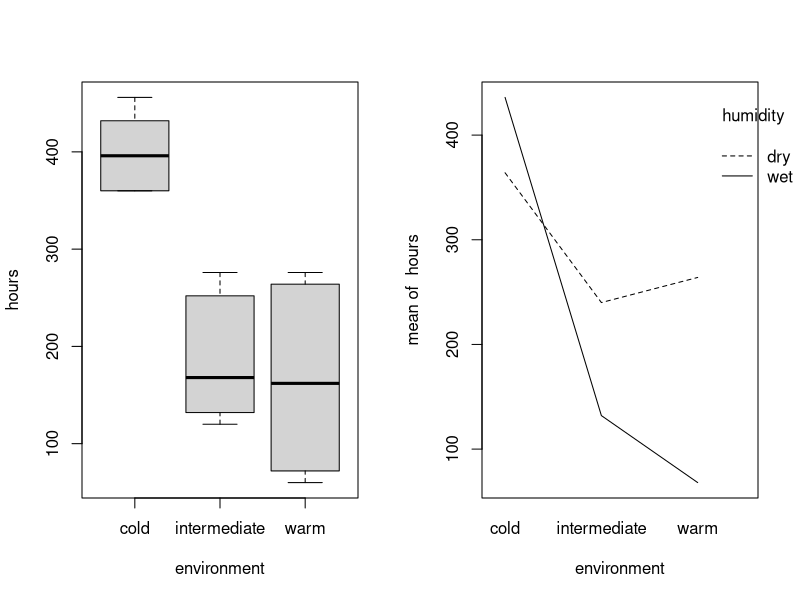
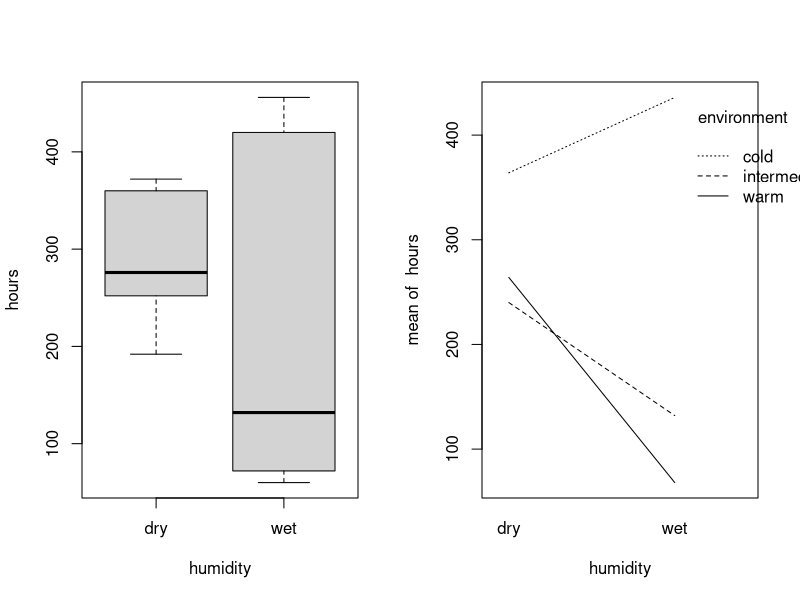
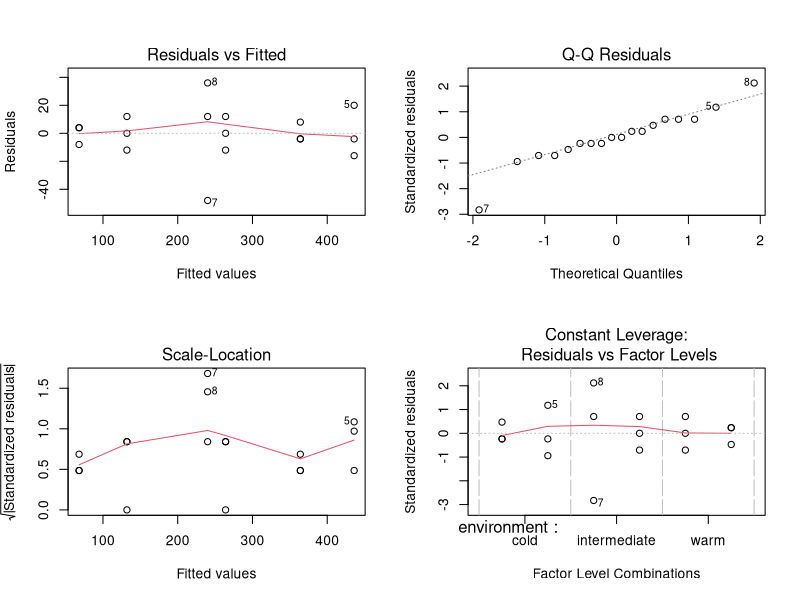
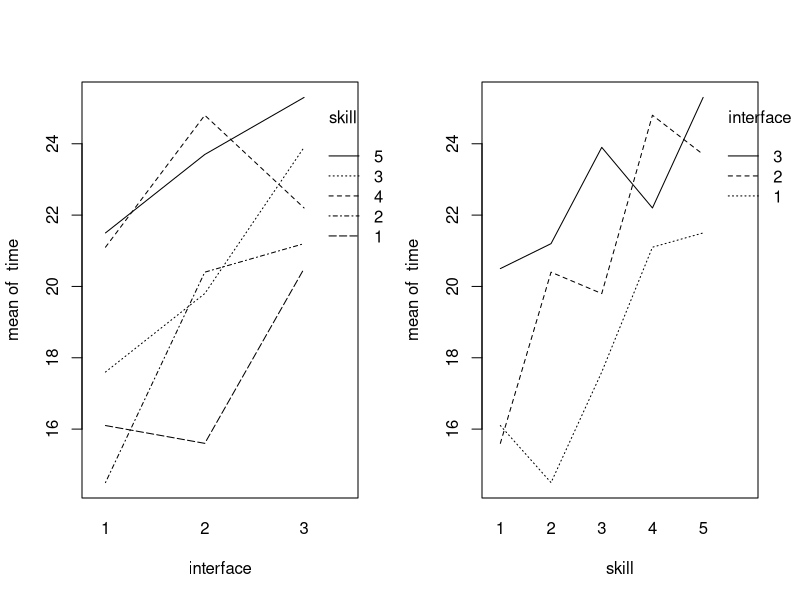
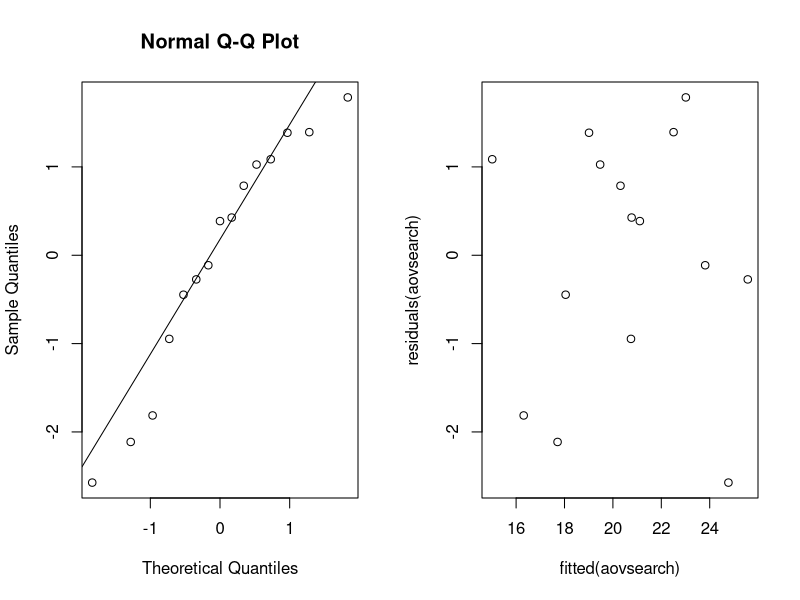
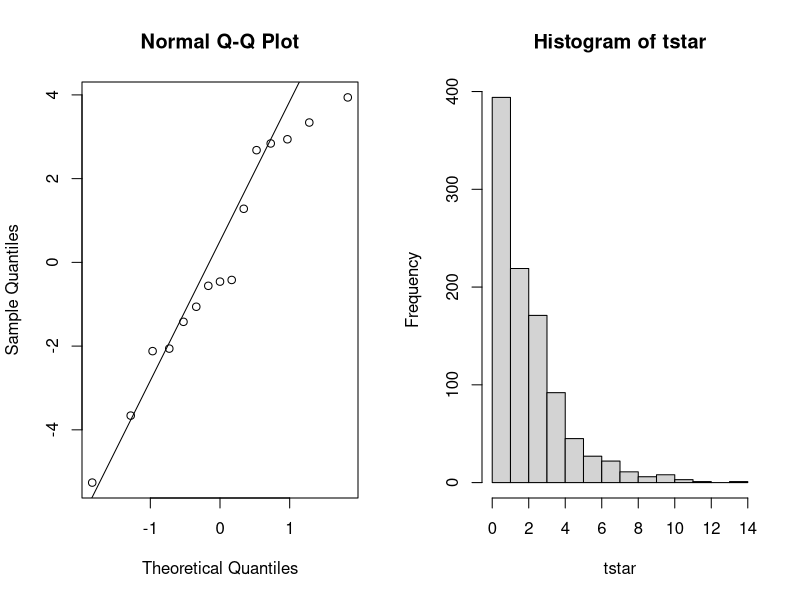
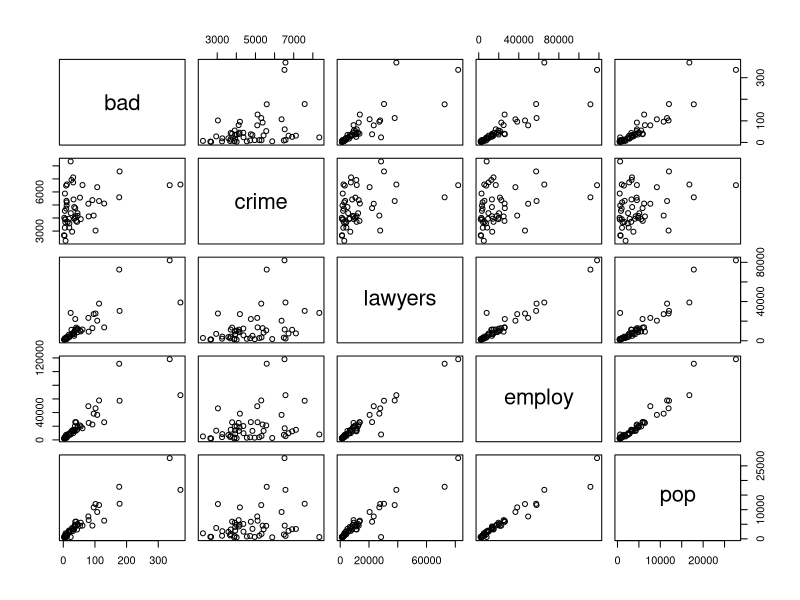
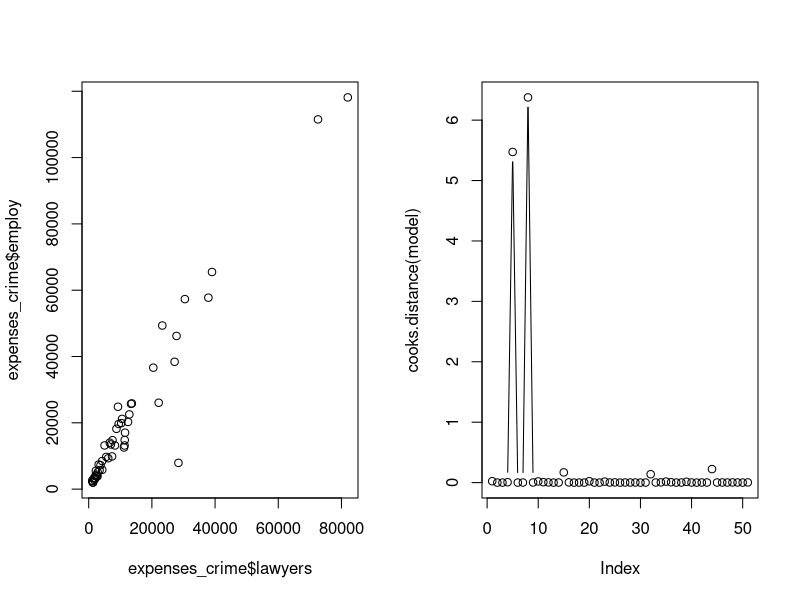

Write R code to recreate these figures, in order.
## ---- chunk 1
knitr::opts_chunk$set(fig.height = 3)
options(show.signif.stars=FALSE)
## ---- chunk 2
bread = read.table(file = 'data/bread.txt', header = TRUE)
## ---- chunk 3
# The randomization process for 18 slices
# Take hours column from the data
hrs = as.vector(as.matrix(bread$hours))
# Create environment column
env = rep(c('cold', 'intermediate', 'warm'), each = 6)
# Create humidity column
humi = rep(c('dry', 'wet'), each = 3)
# Converting to data frame
head(data.frame(cbind(hrs, env, humi)))
## ---- chunk 4
# Divide into two columns
par(mfrow=c(1, 2))
attach(bread)
# Boxplot vs interaction plot in hours~environment
boxplot(hours~environment, data = bread)
interaction.plot(environment, humidity, hours, fixed = TRUE)
# Boxplot vs interaction plot in hours~humidity
boxplot(hours~humidity, data = bread)
interaction.plot(humidity, environment, hours, fixed = TRUE)
## ---- chunk 5
# Creating linear model and ANOVA test
breadaov = lm(hours~environment*humidity, data = bread); anova(breadaov)
p_interaction = anova(breadaov)$Pr[3]
## ---- chunk 6
summary(breadaov)[4]
## ---- chunk 7
par(mfrow=c(2, 2))
# Plot the linear fitted model graphs
plot(breadaov)
## ---- chunk 8
search = read.table("data/search.txt", header=TRUE)
## ---- chunk 9
N = 1 #
I = 3 
B = 5
for (i in 1:B){
  print(sample(1:(N*I)))
}
## ---- chunk 10

attach(search)

par(mfrow=c(1,2))
interaction.plot(interface,skill,time)
interaction.plot(skill,interface,time)
## ---- chunk 11
search$skill = as.factor(search$skill)
search$interface = as.factor(search$interface)

aovsearch=lm(time~interface+skill, data=search); anova(aovsearch)
## ---- chunk 12
summary(aovsearch)[4]
## ---- chunk 13
qqnorm(residuals(aovsearch));qqline(residuals(aovsearch))
## ---- chunk 14
plot(fitted(aovsearch),residuals(aovsearch))
## ---- chunk 15
friedman.test(time,interface,skill)
## ---- chunk 16
aovsearch2 = lm(time~interface, data=search); anova(aovsearch2)
## ---- chunk 17
qqnorm(residuals(aovsearch2))
qqline(residuals(aovsearch2))
## ---- chunk 18
library(lme4)
## ---- chunk 19
cow = read.table("data/cow.txt", header=TRUE)
## ---- chunk 20
aovcow = lm(milk~id+per+treatment,data=cow)
anova(aovcow)
## ---- chunk 21
cow$id = factor(cow$id); cow$per=factor(cow$per)
cowlm = lm(milk~treatment+per+id, data=cow)
summary(cowlm)
## ---- chunk 22
attach(cow)
cowlmer1 = lmer(milk~treatment+order+per+(1|id),REML=FALSE)
cowlmer2 = lmer(milk~order+per+(1|id),REML=FALSE)
anova(cowlmer2,cowlmer1)
## ---- chunk 23
summary(cowlmer1)
## ---- chunk 24
attach(cow)
t.test(milk[treatment=="A"],milk[treatment=="B"],paired=TRUE)
## ---- chunk 25
nauseatable = read.table(file = 'data/nauseatable.txt', header = TRUE)
## ---- chunk 26
table_to_vector = unlist(nauseatable,  use.names = FALSE)
# Create nausea column, possible values 0 (No Nausea), 1(Nausea)
nausea = rep(c('0', '1'), each = 3, times = c(table_to_vector))
med = c('Chlorpromazine','Pentobarbital(100mg)','Pentobarbital(150mg)')
# Create medicine column, contains name of all the medicines
medicine = rep(c(med,med), each = 1, times = c(table_to_vector))
df = data.frame(cbind(nausea, medicine))
(df[c(1,101,133,181,233,268),])
## ---- chunk 27
xtabs(~medicine+nausea)
## ---- chunk 28
#options(scipen = 999)
meds = factor(medicine)
mystat=function(x) sum(residuals(x)^2)
B=1000
tstar=numeric(B)
for (i in 1:B) {
  treatstar=sample(medicine)
  tstar[i]=chisq.test(xtabs(~treatstar+nausea, data = nauseatable))[[1]]
}
myt=chisq.test(xtabs(~medicine+nausea, data = nauseatable))[[1]]
myt
hist(tstar)
## ---- chunk 29
pl = sum(tstar<myt)/B 
pr = sum(tstar>myt)/B
pmin = min(pl,pr) 
(pvalue = pmin)
## ---- chunk 30
(pvalue_chisq = chisq.test(xtabs(~medicine+nausea, data = nauseatable))[[3]])
(pvalue_tstar=pmin)
## ---- chunk 31
expenses_crime = read.table(file = 'data/expensescrime.txt', header = TRUE)
## ---- chunk 32
# Step Up method
summary(lm( expend~bad ,data = expenses_crime))[[9]]
summary(lm( expend~crime ,data = expenses_crime))[[9]]
summary(lm( expend~lawyers ,data = expenses_crime))[[9]]
summary(lm( expend~employ ,data = expenses_crime))[[9]]
summary(lm( expend~pop ,data = expenses_crime))[[9]]
## ---- chunk 33
summary(lm( expend~employ+bad ,data = expenses_crime))[[9]]
summary(lm( expend~employ+crime ,data = expenses_crime))[[9]]
summary(lm( expend~employ+lawyers ,data = expenses_crime))[[9]]
summary(lm( expend~employ+pop ,data = expenses_crime))[[9]]
## ---- chunk 34
summary(lm( expend~employ+lawyers+bad ,data = expenses_crime))[[9]]
summary(lm( expend~employ+lawyers+crime ,data = expenses_crime))[[9]]
summary(lm( expend~employ+lawyers+pop ,data = expenses_crime))[[9]]
## ---- chunk 35
#Final model for the step up approach
summary(lm( expend~employ+lawyers ,data = expenses_crime))[8]
## ---- chunk 36
summary(lm( expend~bad+crime+lawyers+employ+pop ,data = expenses_crime))[[4]]
## ---- chunk 37
summary(lm( expend~bad+lawyers+employ+pop ,data = expenses_crime))[[4]]

## ---- chunk 38
#Final model using Step down method
summary(lm( expend~lawyers+employ+pop ,data = expenses_crime))[[4]]

## ---- chunk 39
summary(lm( expend~lawyers+employ ,data = expenses_crime))[8]

## ---- chunk 40
plot(expenses_crime[,c(3:7)])
## ---- chunk 41
plot(expenses_crime$lawyers, expenses_crime$employ)
## ---- chunk 42
model = lm( expend~lawyers+employ ,data = expenses_crime)
round(cooks.distance(model),2)
plot(cooks.distance(model),type="b")
## ---- chunk 43
library(car)
influencePlot(model, main="Influence Plot", sub="Circle size corresponds Cook's Distance")
## ---- chunk 44
cor(expenses_crime[,c(3:7)])
plot(expenses_crime$pop, expenses_crime$employ)
## ---- chunk 45
model1 = lm( expend~lawyers+employ+pop ,data = expenses_crime)
vif(model)
vif(model1)
## ---- chunk 46
model_new = lm( expend~lawyers ,data = expenses_crime)
## ---- chunk 47
lw_model = lm( expend~lawyers ,data = expenses_crime)
plot(residuals(lw_model),expenses_crime$lawyers)

em_model = lm( expend~employ ,data = expenses_crime)
plot(residuals(em_model),expenses_crime$employ)
## ---- chunk 48
qqnorm(residuals(model));qqline(residuals(model))
